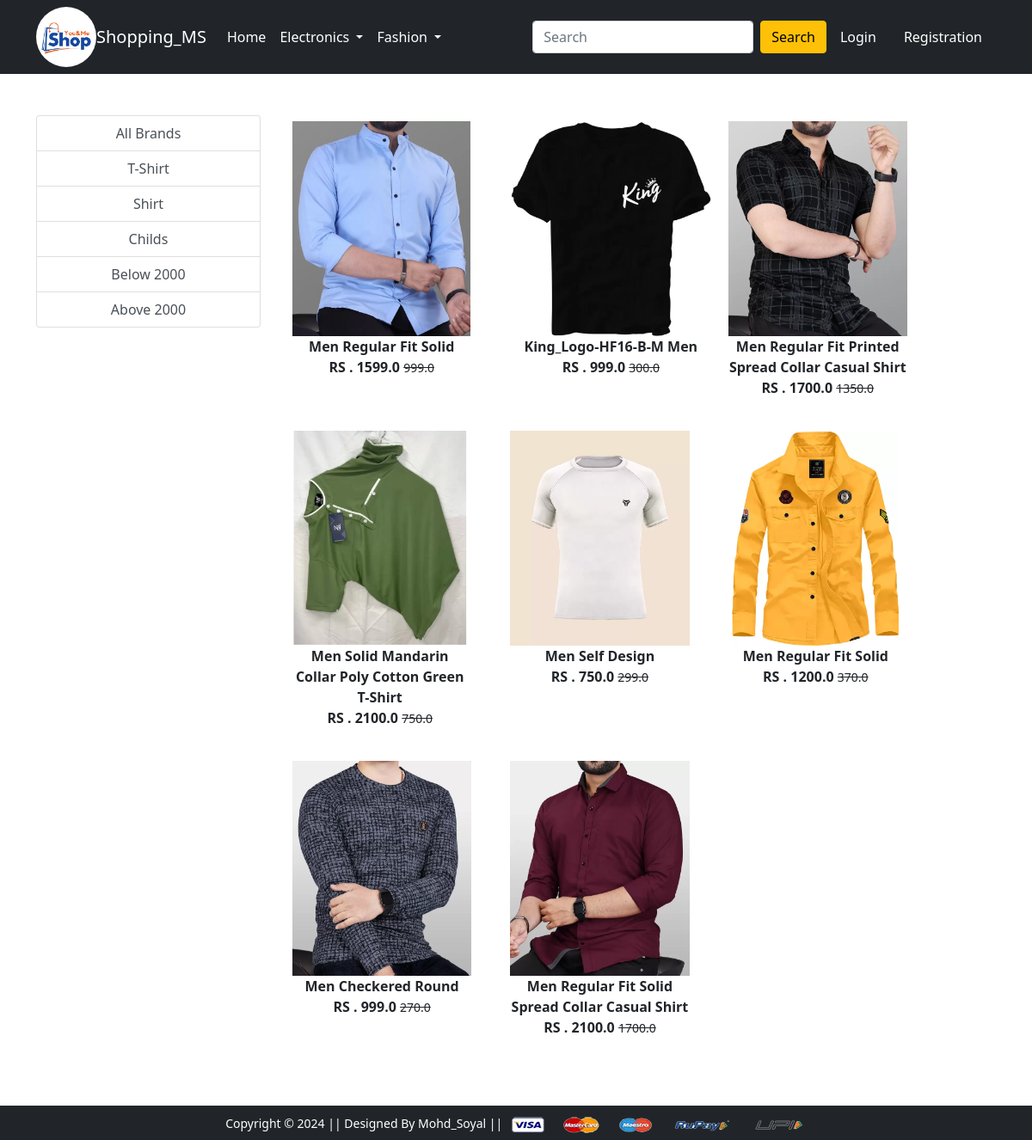
Screenshot of /topwear/ with the database file from the repository.
### online_Store/models.py (models this page shows, shortened)
class Product(models.Model):
    title=models.CharField(max_length=200)
    selling_price=models.FloatField()
    discount_price=models.FloatField()
    discription=models.TextField(default='null')
    brand=models.CharField(max_length=200)
    category=models.CharField(choices=Category_Choice ,max_length=200)
    img=models.ImageField(upload_to='static')

### online_Store/views.py (the view)
# urls.py: path('topwear/',views.top,name='top'),
def top(request,data=None):
    if data is None:
        topwear = Product.objects.filter(category='TW').order_by("?")
    elif data == 'T-Shirt':
        topwear = Product.objects.filter(category='TW', brand=data).order_by("?")
    elif data == 'Shirt':
        topwear = Product.objects.filter(category='TW', brand=data).order_by("?")
    elif data == 'Oppo':
       topwear = Product.objects.filter(category='TW', brand=data).order_by("?")
    elif data == 'below':
        topwear = Product.objects.filter(category='TW').filter(discount_price__lt=2000)
    elif data == 'above':
        topwear = Product.objects.filter(category='TW').filter(discount_price__gt=2000)
    else:
        topwear = []
    return render(request,'top.html',{'topwears':topwear})

### template/top.html (shortened to what this page needs)
{% extends 'base.html' %}
{% load static %}
{% block main-content %}
<div class="container my-5">
    <div class="row">
        <div class="col-sm-3">
            <div class="list-group">
                <a href="{% url 'top' %}" class="list-group-item list-group-item-action text-center" aria-current="true">All Brands</a>
                <a href="{% url 'topdata' 'T-Shirt' %}"class="list-group-item list-group-item-action text-center" aria-current="true">T-Shirt</a>
                <a href="{% url 'topdata' 'Shirt' %}"class="list-group-item list-group-item-action text-center" aria-current="true">Shirt</a>
                <a href="{% url 'topdata' 'Lenovo' %}" class="list-group-item list-group-item-action text-center" aria-current="true">Childs</a>
                <a href="{% url 'topdata' 'below' %}" class="list-group-item list-group-item-action text-center" aria-current="true">Below 2000</a>
                <a href="{% url 'topdata' 'above' %}" class="list-group-item list-group-item-action text-center" aria-current="true">Above 2000</a>
            </div>
        </div>
        <div class="col-sm-8">
            <div class="row">
               {% for product in topwears %}
                <div class="col-sm-4 text-center mb-4">
                    <a href="{% url 'product-detail' product.id %}" class="btn">
                        <div class="item">
                            <img src="{{product.img.url}}" alt="" height="250">
                            <div class="fw-bold">{{product.title}}</div>
                            <div class="fw-bold">RS . {{product.discount_price}}
                                <small class="fw-light text-decoration-line-through">{{product.selling_price}}</small>
                            </div>
                        </div>
                    </a>
                </div>
                {% endfor %}
            </div>
        </div>
    </div>
</div>
{% endblock main-content %}

### rows the page displays
Product: img (picture), title "Men Regular Fit Solid", discount_price "1599.0", selling_price "999.0"
Product: img (picture), title "King_Logo-HF16-B-M Men", discount_price "999.0", selling_price "300.0"
Product: img (picture), title "Men Regular Fit Printed Spread Collar Casual Shirt", discount_price "1700.0", selling_price "1350.0"
Product: img (picture), title "Men Solid Mandarin Collar Poly Cotton Green T-Shirt", discount_price "2100.0", selling_price "750.0"
Product: img (picture), title "Men Self Design", discount_price "750.0", selling_price "299.0"
Product: img (picture), title "Men Regular Fit Solid", discount_price "1200.0", selling_price "370.0"
Product: img (picture), title "Men Checkered Round", discount_price "999.0", selling_price "270.0"
Product: img (picture), title "Men Regular Fit Solid Spread Collar Casual Shirt", discount_price "2100.0", selling_price "1700.0"
